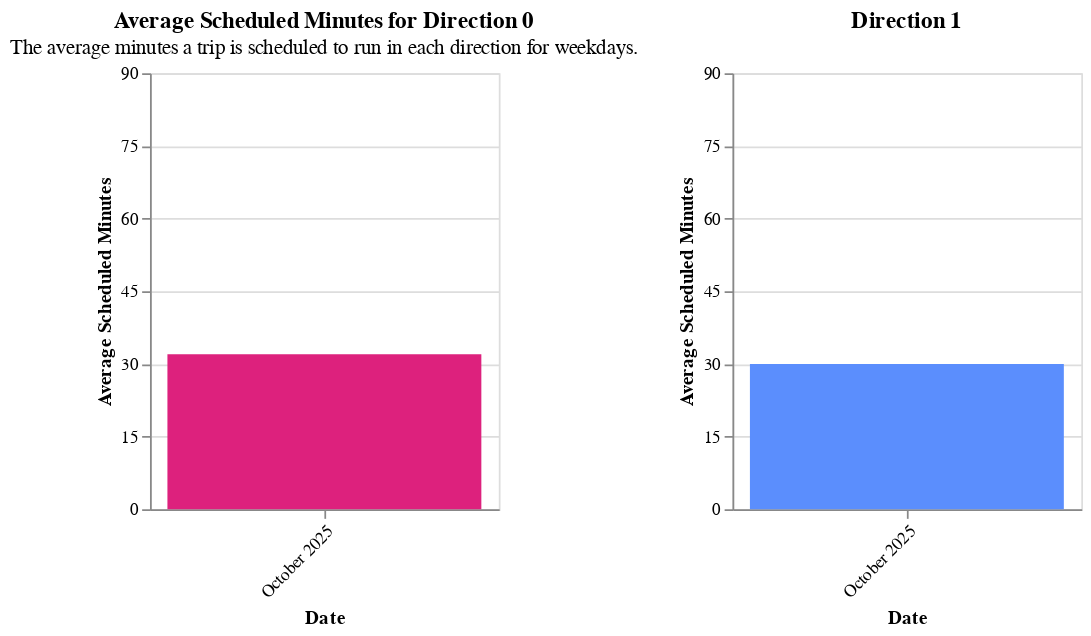

Notebook code for this chart:
### Code cell
create_scheduled_minutes(subset_df)
